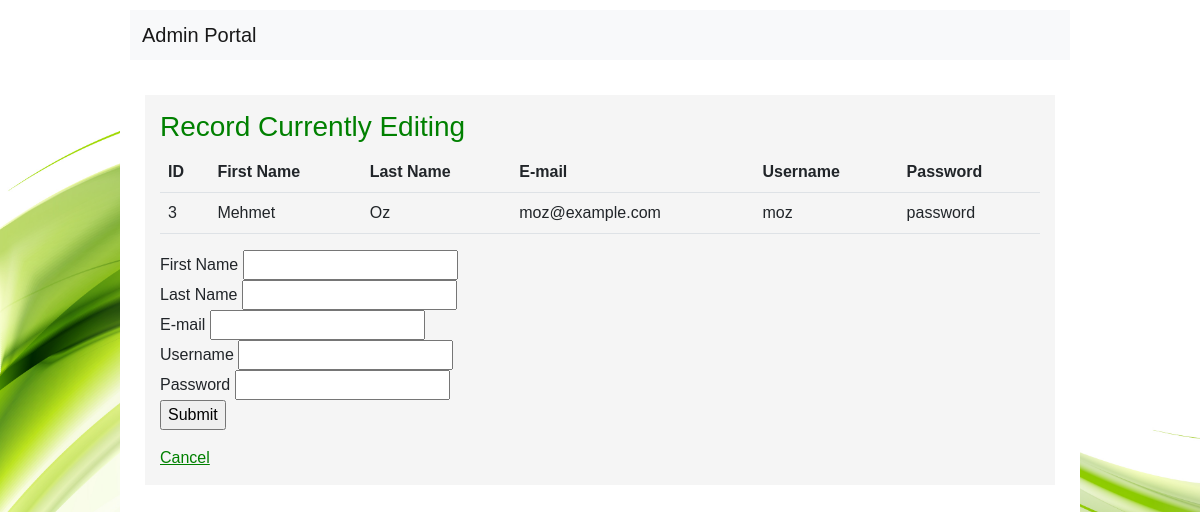
/html/admin/adminEditDoctor.php?a=3, run on the app's committed database.
### tables this page shows
CREATE TABLE `Users` (
  `id` int(11) UNSIGNED NOT NULL,
  `first_name` varchar(255) DEFAULT NULL,
  `last_name` varchar(255) DEFAULT NULL,
  `email` varchar(255) DEFAULT NULL,
  `userpassword` varchar(64) NOT NULL,
  `role` enum('ADMIN','DOCTOR','PATIENT') DEFAULT NULL,
  `username` varchar(255) NOT NULL,
  `assigned_doctorId` int(11) DEFAULT NULL,
  `birthdate` date DEFAULT NULL,
  `phone` varchar(255) DEFAULT NULL,
  `address` varchar(255) DEFAULT NULL,
  `emerCon_name` varchar(255) DEFAULT NULL,
  `emerCon_phone` varchar(255) DEFAULT NULL,
  `emerCon_relation` varchar(255) DEFAULT NULL
);

### html/admin/adminEditDoctor.php (the view, shortened to what this page needs)
<!DOCTYPE html>
<html lang="en">
<head>
  <link href="https://cdn.jsdelivr.net/npm/bootstrap@5.2.2/dist/css/bootstrap.min.css" rel="stylesheet" />
  <link rel="stylesheet" href="../../css/style.css?v=<?php echo time(); ?>" />
</head>
<body>
  <div class="body">
    <header>
      <nav class="navbar navbar-expand-lg navbar-light bg-light justify-content-center nav-fill">
        <div class="container-fluid">
          <a class="navbar-brand mb-0 h1" href="patientPortal.php">Admin Portal</a>
        </div>
      </nav>
    </header>
    <section style="overflow-x: scroll">
      <h3>Record Currently Editing</h3>
      <table class="table table-hover">
        <tr>
          <th>ID</th>
          <th>First Name</th>
          <th>Last Name</th>
          <th>E-mail</th>
          <th>Username</th>
          <th>Password</th>
        </tr>
        <?php
          $id = $_GET['a'];
          $conn = new mysqli("localhost", "root", "", "pregnancy");
          $sql = "SELECT * FROM Users WHERE role = 'DOCTOR' && id = $id ";
          $result = $conn->query($sql);
          while($row = $result->fetch_assoc()) {
            echo "
            <tr>
              <td>".$row['id']."</td>
              <td>".$row['first_name']."</td>
              <td>".$row['last_name']."</td>
              <td>".$row['email']."</td>
              <td>".$row['username']."</td>
              <td>".$row['userpassword']."</td>
            </tr>
            ";
          }
        ?>
    </table>
    <form name="frmContact" method="post" action="adminEditDoctorAction.php">
            <p>
                <label for="firstname">First Name </label>
                <input type="text" name="firstName" id="firstName"> <br/>
                <label for="lastname">Last Name</label>
                <input type="text" name="lastName" id="lastName"> <br/>
                <label for="email">E-mail</label>
                <input type="text" name="email" id="email"> <br/>
                <label for="username">Username</label>
                <input type="text" name="username" id="username"> <br/>
                <label for="password">Password</label>
                <input type="text" name="password" id="password"> <br/>
                <input type="submit" name="Submit" id="Submit" value="Submit">
            </p>
        </form>
        <?php
          echo '
            <a href="adminPortal.php">Cancel</a>
          ';
        ?>
    </section>
  </div>
</body>
</html>

### css/style.css (style rules this page uses)
body { font-family: 'Noto Sans JP', sans-serif; background-image: url("../imgs/login-bg.jpg"); background-size:cover; background-repeat:no-repeat; background-attachment: fixed; display: flex; justify-content: center; align-items: center; }
header { background-color: white; padding: 10px; text-align: center; }
.body { background-color: white; width: 80%; min-width: 40vw; max-width: 80vw; min-height: 100vh; }
section { background-color: whitesmoke; margin: 25px; padding: 15px; }
a, h3 { color: green; }

### data on the page
users: id "3", first_name "Mehmet", last_name "Oz", email "moz@example.com", username "moz", userpassword "password"
